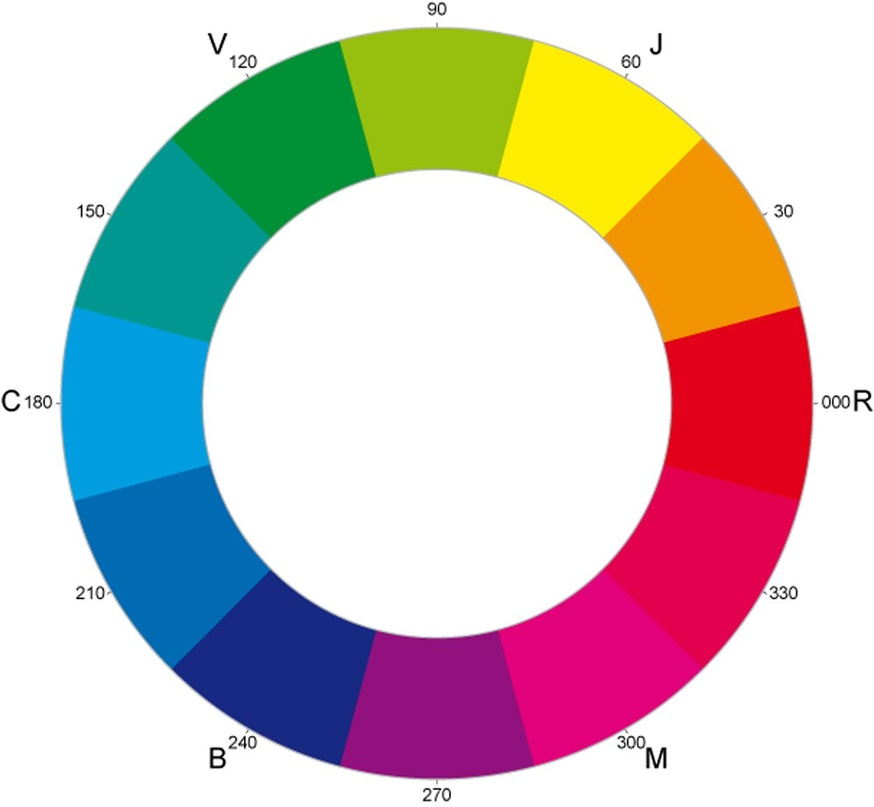
#> input picture TP4_Color/0_circulo_cromatico_con_grados.jpg, 874 x 807 px, shrunk from 1250 x 1155 before the run
$ python -i hist_channel.py   (imports and definitions only)
#> lines starting #> are read from the running program, lines starting #| are printed output that depends on the picture
#> further down, picture is the input picture: shape (807, 874, 3); mean B, G, R 191.2, 194.2, 203.8
"""
Funcion para calcular el histograma por canal de color de una imagen,
en los espacios de color RGB y HSV.
"""

import cv2
import matplotlib.pyplot as plt

def hist_channel(img):
    # Calcular histograma por canal en el modelo de color RGB
    b, g, r = cv2.split(img)
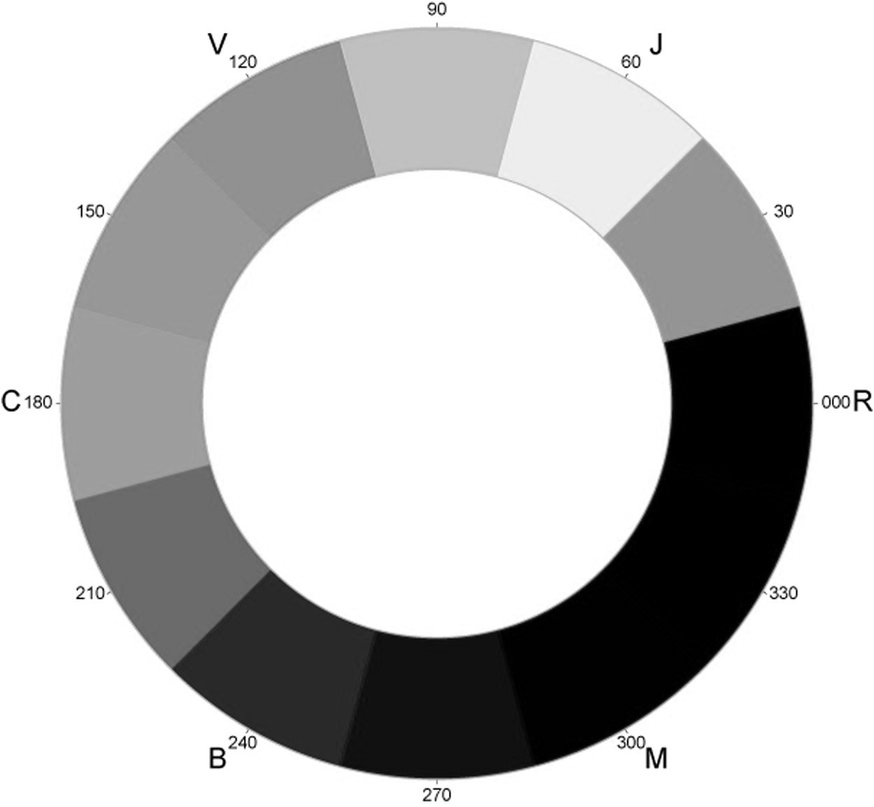
#> g: shape (807, 874); min 0, max 255, mean 194.2
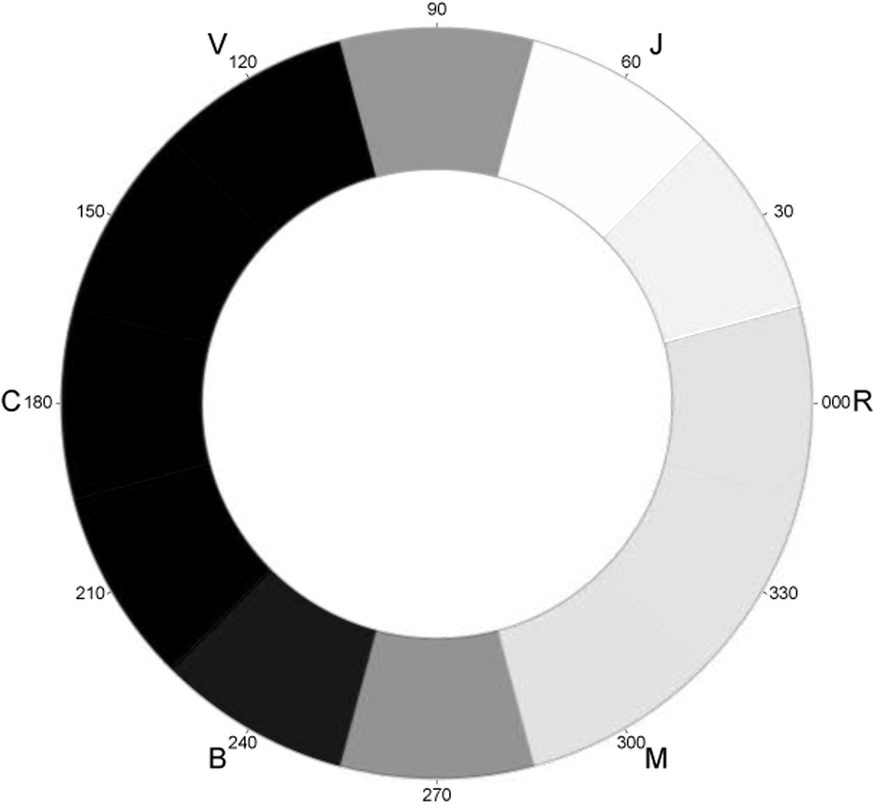
#> r: shape (807, 874); min 0, max 255, mean 203.8
    hist_r = cv2.calcHist([r], [0], None, [256], [0, 256])
#> hist_r = 256 values, max 398824 at index 255, min 31 at index 69, mean 2755.1
    hist_g = cv2.calcHist([g], [0], None, [256], [0, 256])
#> hist_g = 256 values, max 400324 at index 255, min 33 at index 61, mean 2755.1
    hist_b = cv2.calcHist([b], [0], None, [256], [0, 256])
#> hist_b = 256 values, max 397621 at index 255, min 54 at index 69, mean 2755.1

    # Calcular histograma por canal en el modelo de color HSV
    img_hsv = cv2.cvtColor(img, cv2.COLOR_BGR2HSV)
#> img_hsv: shape (807, 874, 3); mean H, S, V 43.4, 94.2, 230.7
    h, s, v = cv2.split(img_hsv)
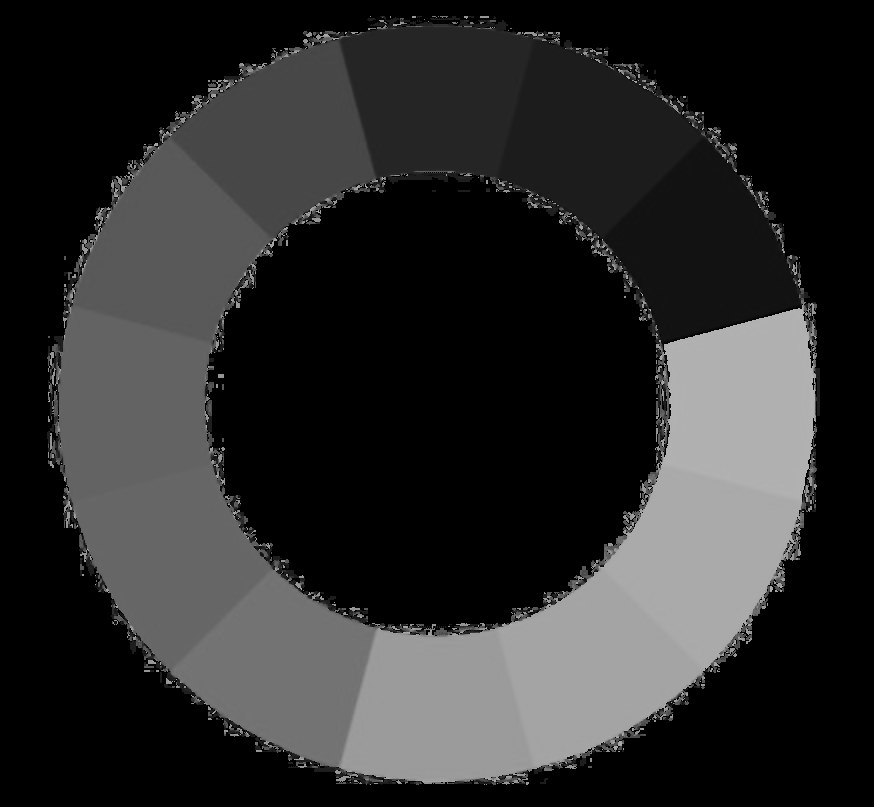
#> h: shape (807, 874); min 0, max 179, mean 43.4
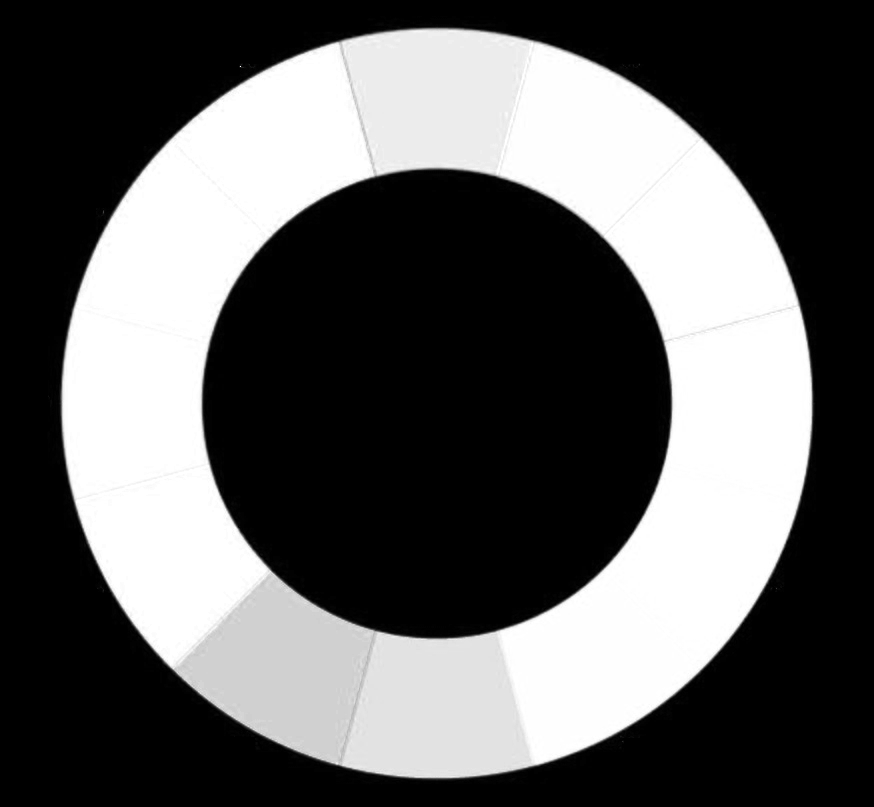
#> s: shape (807, 874); min 0, max 255, mean 94.2
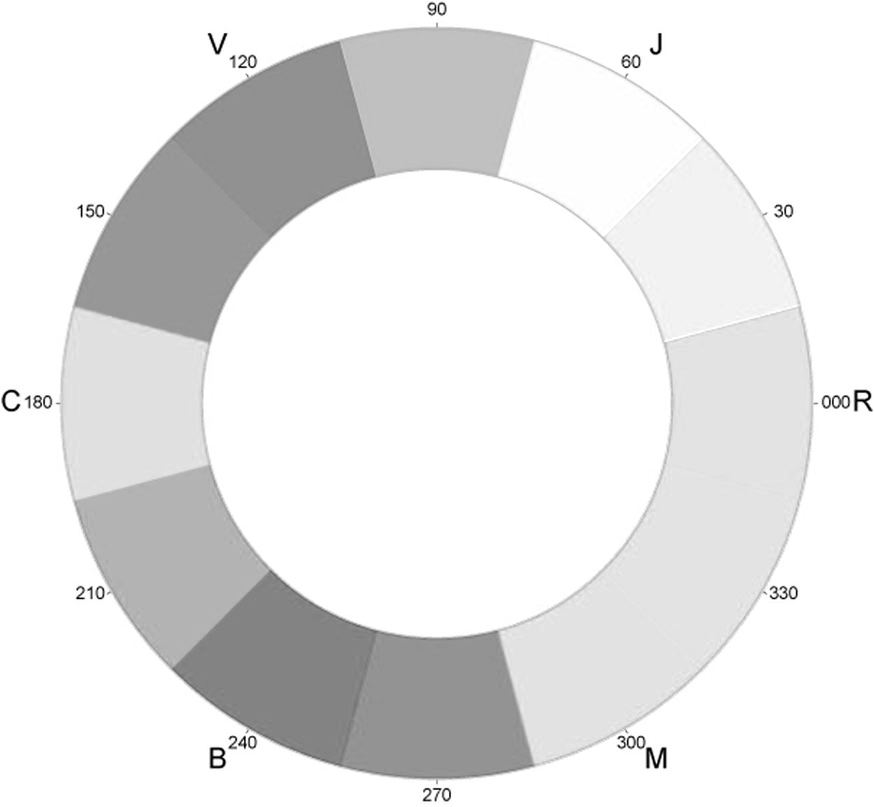
#> v: shape (807, 874); min 0, max 255, mean 230.7
    hist_h = cv2.calcHist([h], [0], None, [256], [0, 256])
#> hist_h = 256 values, max 398317 at index 0, min 0 at index 180, mean 2755.1
    hist_s = cv2.calcHist([s], [0], None, [256], [0, 256])
#> hist_s = 256 values, max 398103 at index 0, min 26 at index 154, mean 2755.1
    hist_v = cv2.calcHist([v], [0], None, [256], [0, 256])
#> hist_v = 256 values, max 410610 at index 255, min 4 at index 36, mean 2755.1

    # Graficar los histogramas
    fig, axs = plt.subplots(2, 3, figsize=(15, 10))
    axs[0, 0].plot(hist_r, color='red')
    axs[0, 0].set_title('Histograma de R (RGB)')
    axs[0, 1].plot(hist_g, color='green')
    axs[0, 1].set_title('Histograma de G (RGB)')
    axs[0, 2].plot(hist_b, color='blue')
    axs[0, 2].set_title('Histograma de B (RGB)')
    axs[1, 0].plot(hist_h, color='red')
    axs[1, 0].set_title('Histograma de H (HSV)')
    axs[1, 1].plot(hist_s, color='green')
    axs[1, 1].set_title('Histograma de S (HSV)')
    axs[1, 2].plot(hist_v, color='blue')
    axs[1, 2].set_title('Histograma de V (HSV)')
    plt.show()
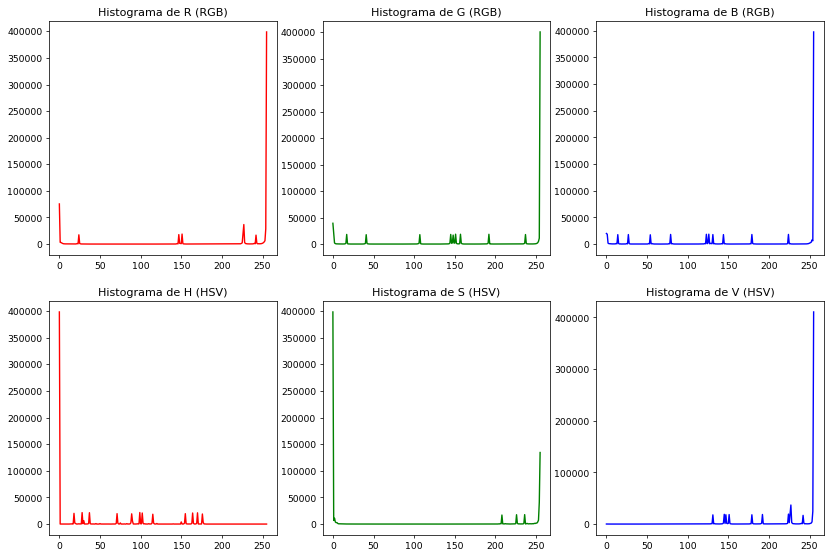
#> figure drawn by matplotlib, 6 panels; panel 1: curve peaks at x = 255, y = 398824; panel 2: curve peaks at x = 255, y = 400324; panel 3: curve peaks at x = 255, y = 397621; panel 4: curve peaks at x = 0, y = 398317

    return hist_r, hist_g, hist_b, hist_h, hist_s, hist_v

>>> import cv2
>>> picture = cv2.imread('0_circulo_cromatico_con_grados.jpg')
>>> result = hist_channel(picture)
#> result = 6 items
